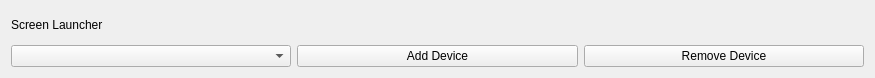
<?xml version="1.0" encoding="UTF-8"?>
<ui version="4.0">
 <class>Form</class>
 <widget class="QWidget" name="Form">
  <property name="geometry">
   <rect>
    <x>0</x>
    <y>0</y>
    <width>875</width>
    <height>78</height>
   </rect>
  </property>
  <property name="windowTitle">
   <string>Form</string>
  </property>
  <layout class="QVBoxLayout" name="verticalLayout_2">
   <item>
    <layout class="QVBoxLayout" name="main_layout">
     <item>
      <widget class="QLabel" name="label">
       <property name="text">
        <string>Screen Launcher</string>
       </property>
      </widget>
     </item>
     <item>
      <layout class="QHBoxLayout" name="horizontalLayout">
       <item>
        <widget class="QComboBox" name="happi_cb"/>
       </item>
       <item>
        <widget class="QPushButton" name="add_btn">
         <property name="text">
          <string>Add Device</string>
         </property>
        </widget>
       </item>
       <item>
        <widget class="QPushButton" name="remove_btn">
         <property name="text">
          <string>Remove Device</string>
         </property>
        </widget>
       </item>
      </layout>
     </item>
    </layout>
   </item>
  </layout>
 </widget>
 <resources/>
 <connections/>
</ui>
